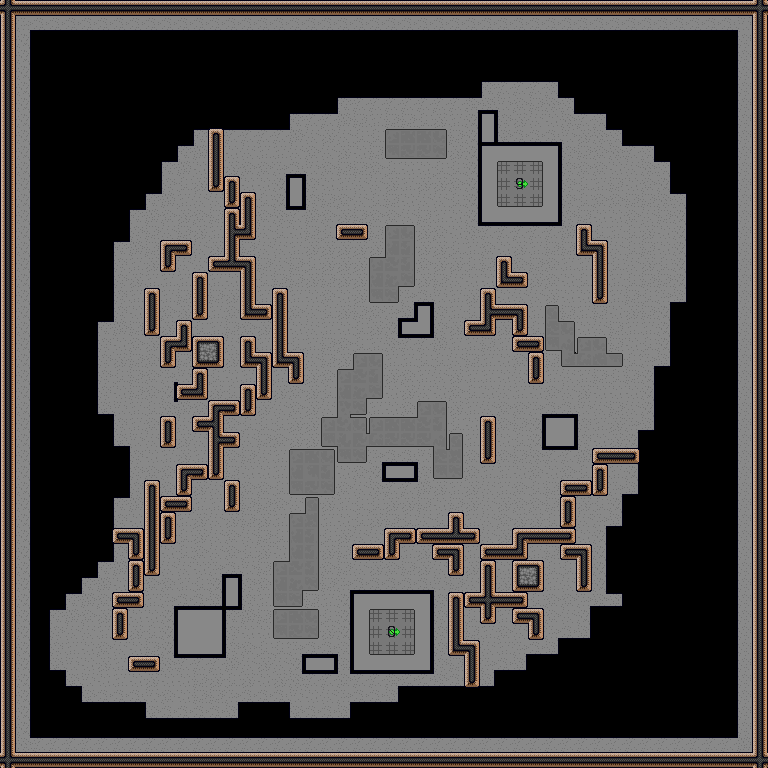

Below is a game level as drawn by its tile map, then a one-line description and the .tmx that defines it (tile-layer data replaced by summaries):
An orthogonal 48x48 tile map with 16x16 px tiles, 2 tile layers (Ground, Flags), 2 tilesets and 4 objects (ground).

<map version="1.10" tiledversion="1.12.2" orientation="orthogonal" renderorder="left-up" width="48" height="48" tilewidth="16" tileheight="16" infinite="0" nextlayerid="19" nextobjectid="577">
 <tileset firstgid="1" source="tileset.tsx" />
 <tileset firstgid="235" source="tileset_flags2.tsx" />
 <layer id="13" name="Ground" width="48" height="48">
  <data>[2304 cells, 2304 non-empty, 97 distinct tile ids]</data>
 </layer>
 <layer id="17" name="Flags" width="48" height="48" locked="1">
  <properties>
   <property name="flags" type="bool" value="true" />
  </properties>
  <data>[2304 cells, 2 non-empty, 2 distinct tile ids]</data>
 </layer>
 <objectgroup color="#ffff00" id="14" name="Object">
  <object id="366" template="dir_light.tx" x="416" y="64">
   <properties>
    <property name="dist" type="float" value="4000" />
   </properties>
  </object>
  <object id="369" template="dir_light.tx" x="720" y="400">
   <properties>
    <property name="dir" type="float" value="0.5" />
    <property name="dist" type="float" value="4000" />
   </properties>
  </object>
  <object id="379" template="dir_light.tx" x="192" y="640">
   <properties>
    <property name="dir" type="float" value="0.125" />
    <property name="dist" type="float" value="4000" />
   </properties>
  </object>
  <object id="380" template="ground_light.tx" type="ground" x="368" y="416">
   <properties>
    <property name="color" type="color" value="#c8ff825c" />
   </properties>
  </object>
 </objectgroup>
</map>
